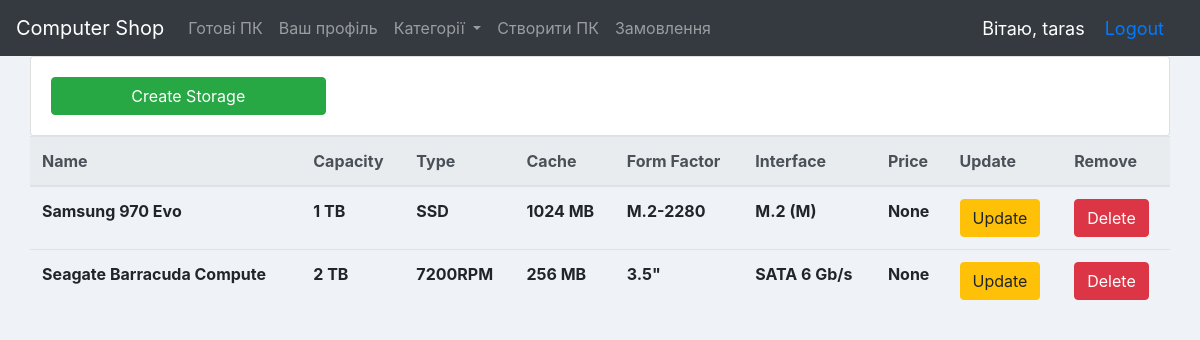
The app's page /storage/ (signed in) with its own data.
### computers/models.py (models this page shows, shortened)
class Storage(models.Model):
    name = models.CharField(max_length=150, null=True)
    capacity = models.CharField(max_length=150, null=True)
    type = models.CharField(max_length=150, null=True)
    cache = models.CharField(max_length=150, null=True, blank=True)
    form_factor = models.CharField(max_length=150, null=True)
    interface = models.CharField(max_length=150, null=True)
    price = models.FloatField(null=True)

### computers/decorators.py (the view)
        def wrapper_func(request, *args, **kwargs):
            group = None
            if request.user.groups.exists():
                group = request.user.groups.all()[0].name
            if group in allowed_roles:
                return view_func(request, *args, **kwargs)
            else:
                return HttpResponse('You are not authorized!')

### computers/views/storage_views.py (called while the page is built)
@login_required(login_url='login')
@allowed_users(allowed_roles=['admin'])
def storage_list(request):
    storages = Storage.objects.all()
    context = {'storages': storages}
    return render(request, 'computers/storage/table.html', context)

### computers/templates/computers/storage/table.html
{% extends 'computers/base.html' %}
{% block content %}
<div class="row justify-content-right">
        <div class="card card-body">
            <a class="btn btn-success w-25" href="{% url 'create_storage'%}">Create Storage</a>
        </div>
</div>
<div class="row justify-content-center">
    <table class="table">
        <thead class="thead-light">
            <tr>
                <th scope="col">Name</th>
                <th scope="col">Capacity</th>
                <th scope="col">Type</th>
                <th scope="col">Cache</th>
                <th scope="col">Form Factor</th>
                <th scope="col">Interface</th>
                <th scope="col">Price</th>
                <th scope="col">Update</th>
                <th scope="col">Remove</th>
            </tr>
        </thead>
        <tbody>
            {% for storage in storages %}
            <tr>
                <th scope="col">{{ storage.name }}</th>
                <th scope="col">{{ storage.capacity }}</th>
                <th scope="col">{{ storage.type }}</th>
                <th scope="col">{{ storage.cache }}</th>
                <th scope="col">{{ storage.form_factor }}</th>
                <th scope="col">{{ storage.interface }}</th>
                <th scope="col">{{ storage.price }}</th>
                <th scope="col">
                    <a class="btn btn-warning" href="{% url 'update_storage' storage.id %}">Update</a>
                </th>
                <th scope="col">
                    <a class="btn btn-danger" href="{% url 'delete_storage' storage.id %}">Delete</a>
                </th>
            </tr>
        {% endfor %}
        </tbody>
    </table>
</div>
{% endblock %}

### computers/templates/computers/base.html (shortened to what this page needs)
<!DOCTYPE html>
<html lang="en">
<head>
    <link rel="stylesheet" href="https://maxcdn.bootstrapcdn.com/bootstrap/4.0.0/css/bootstrap.min.css"
>
    {% load static %}
</head>
<body>
<nav class="navbar navbar-expand-lg navbar-dark bg-dark">
    <a class="navbar-brand" href="{% url 'home' %}">Computer Shop</a>
    {% include 'computers/navbar.html' %}
    <span class="hello-msg">Вітаю, {{request.user}}</span>
    {% if request.user.is_authenticated %}
        <span class="hello-msg"><a href="{% url 'logout' %}">Logout</a></span>
    {% else %}
        <span class="hello-msg"><a href="{% url 'login' %}">Login</a></span>
    {% endif %}
</nav>
<div class="{% block container %}container{% endblock %}">
    {% block content %}
    {% endblock %}
</div>
</body>
</html>

### computers/templates/computers/base.html (style rules this page uses)
body { background-color:#eff2f6; }
.hello-msg { font-size: 18px; color: #fff; margin-right: 20px; }

### records on screen
Storage: name "Samsung 970 Evo", capacity "1 TB", type "SSD", cache "1024 MB", form_factor "M.2-2280", interface "M.2 (M)", price "None"
Storage: name "Seagate Barracuda Compute", capacity "2 TB", type "7200RPM", cache "256 MB", form_factor "3.5\"", interface "SATA 6 Gb/s", price "None"

### other values on screen
{{ request.user }} "taras"
